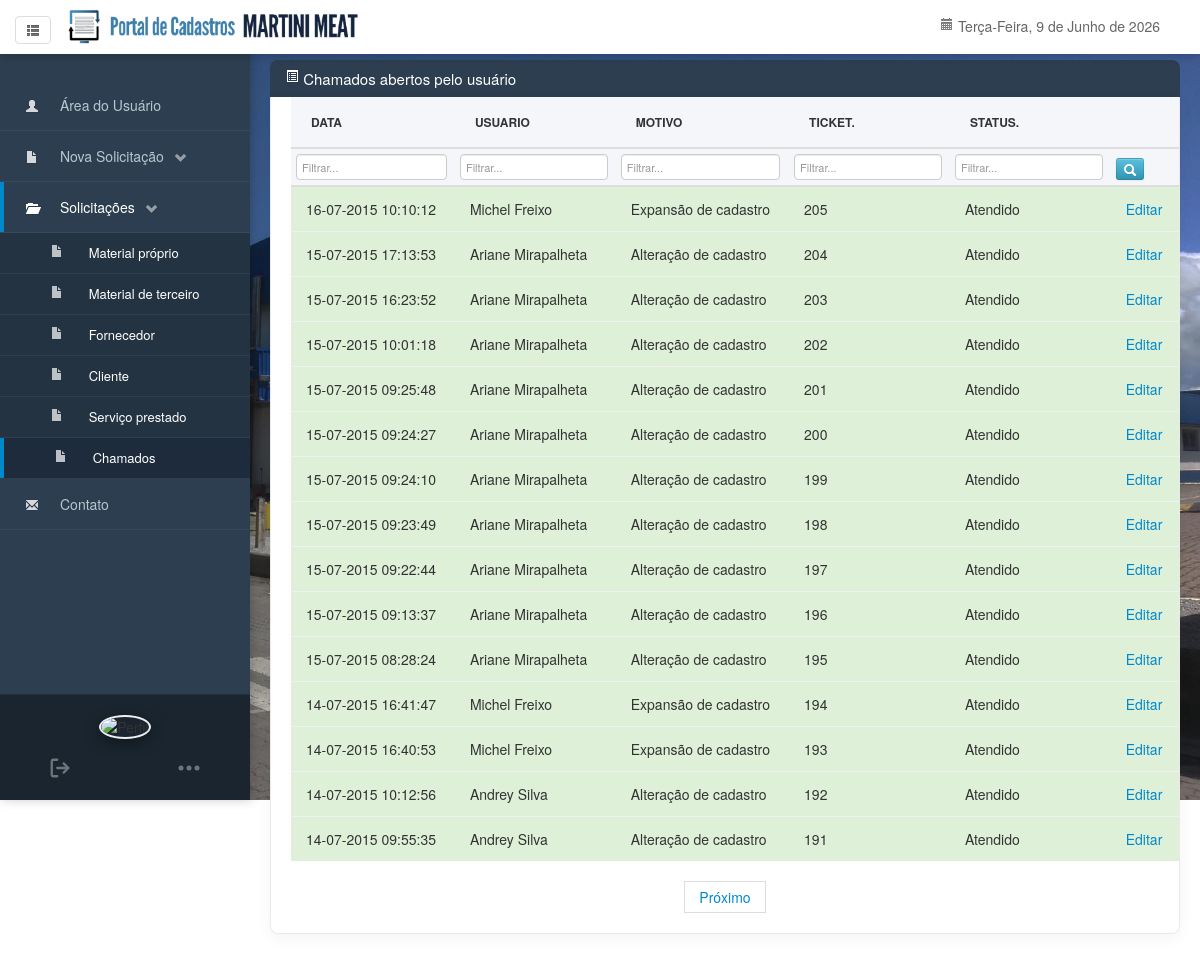
The app's page /listacontact/listagemadm.php?a=erro (signed in) with its own data.
### tables this page shows
CREATE TABLE `contact` (
  `data` varchar(40) NOT NULL,
  `ticket` int(40) NOT NULL AUTO_INCREMENT,
  `solicitante` varchar(200) NOT NULL,
  `motivo` varchar(200) NOT NULL,
  `mensagem` varchar(500) NOT NULL,
  `status` varchar(200) NOT NULL DEFAULT 'Pendente',
  `comentario` varchar(500) NOT NULL,
  PRIMARY KEY (`ticket`)
);

### src/listacontact/listagemadm.php (the view, shortened to what this page needs)
<!DOCTYPE html>
<html lang="pt-br">
<html>
<head>
<link href="../css/bootstrap.css" rel="stylesheet">
<link href="../css/bootstrap-responsive.css" rel="stylesheet">
<link href="../css/style.css" rel="stylesheet" rel="stylesheet">
</head>
<body>
<?php
$pagina = $_GET['pag'];
if(!$pagina) { $pagina = 1;}
$limite = 15;
$inicio = ($pagina * $limite) - $limite;
$filtro_sql = "";
$url_filtros = "";
$sql = "SELECT * FROM contact  WHERE 1=1 $filtro_sql ORDER BY ticket DESC LIMIT $inicio,$limite";
$resultado = mysql_query($sql);
$consulta = mysql_query("SELECT * FROM contact  WHERE 1=1 $filtro_sql ORDER BY ticket DESC");
$total_registros = mysql_num_rows($consulta);
$total_paginas = Ceil($total_registros / $limite);
?>
<?php include($_SERVER['DOCUMENT_ROOT'] . '/navbar.php'); ?>
<div class="row-fluid">
<?php include($_SERVER['DOCUMENT_ROOT'] . '/sidebar.php'); ?>
<div class="span12 main-content" id="page-content-wrapper">
<div class="section">
  <p><i class="icon-list-alt icon-white"></i> Chamados abertos pelo usuário</p>
  <div class="cadform">
    <div class="container-fluid" style="background-color: #ffffff; border-radius: 10px; box-shadow: 0 4px 15px rgba(0,0,0,0.05); padding: 15px 20px; margin-bottom: 0px; border: 1px solid #eaeaea;">
<form method="GET" action="">
<div class="table-responsive">
<table class="table table-hover table-condensed table-custom" style="width: 100% !important; margin: 0 !important;" style="width: 100% !important; margin: 0 !important;">
<thead>
<tr>
<th>Data</th>
  <th>Usuario</th>
  <th>Motivo</th>
  <th>Ticket.</th>
  <th>Status.</th>
  <th></th>
</tr>
<tr class="filters">
  <th style="padding: 5px !important;"><input type="text" name="f_data" value="<?php echo isset($_GET['f_data']) ? htmlspecialchars($_GET['f_data']) : ''; ?>" style="width: 90%; margin: 0; padding: 2px 5px; font-size: 11px; font-weight: normal; border-radius: 4px; border: 1px solid #ccc; background: #fff;" placeholder="Filtrar..."></th>
  <th style="padding: 5px !important;"><input type="text" name="f_solicitante" value="<?php echo isset($_GET['f_solicitante']) ? htmlspecialchars($_GET['f_solicitante']) : ''; ?>" style="width: 90%; margin: 0; padding: 2px 5px; font-size: 11px; font-weight: normal; border-radius: 4px; border: 1px solid #ccc; background: #fff;" placeholder="Filtrar..."></th>
  <th style="padding: 5px !important;"><input type="text" name="f_motivo" value="<?php echo isset($_GET['f_motivo']) ? htmlspecialchars($_GET['f_motivo']) : ''; ?>" style="width: 90%; margin: 0; padding: 2px 5px; font-size: 11px; font-weight: normal; border-radius: 4px; border: 1px solid #ccc; background: #fff;" placeholder="Filtrar..."></th>
  <th style="padding: 5px !important;"><input type="text" name="f_ticket" value="<?php echo isset($_GET['f_ticket']) ? htmlspecialchars($_GET['f_ticket']) : ''; ?>" style="width: 90%; margin: 0; padding: 2px 5px; font-size: 11px; font-weight: normal; border-radius: 4px; border: 1px solid #ccc; background: #fff;" placeholder="Filtrar..."></th>
  <th style="padding: 5px !important;"><input type="text" name="f_status" value="<?php echo isset($_GET['f_status']) ? htmlspecialchars($_GET['f_status']) : ''; ?>" style="width: 90%; margin: 0; padding: 2px 5px; font-size: 11px; font-weight: normal; border-radius: 4px; border: 1px solid #ccc; background: #fff;" placeholder="Filtrar..."></th>
  <th style="padding: 5px !important; text-align: center;"><button type="submit" class="btn btn-mini btn-info" style="margin-top: 0px;"><i class="icon-search icon-white" style="margin-top: -1px; vertical-align: middle;"></i></button></th>
</tr>
</thead>
<tbody>
<?php
while ($linha = mysql_fetch_assoc($resultado))
{
$ticket=$linha['ticket'];
if ($linha['status'] == 'Atendido') {
echo '<tr class="success">';
echo '<td>'.$linha['data'].'</td>';
echo '<td>'.$linha['solicitante'].'</td>';
echo '<td>'.$linha['motivo'].'</td>';
echo '<td>'.$linha['ticket'].'</td>';
echo '<td>'.$linha['status'].'</td>';
echo '<td><a href="../listacontact/alteraradm.php?ticket='.$ticket.'">Editar</a></td>';
echo '</tr>';
}
}
?>
</tbody>
</table>
</div>
</form>
<ul class="pager">
<li>
<?
if    (($pagina == $total_paginas) and ($pagina > 1)) {
echo "<a href=../listacontact/listagemadm.php?pag=".($pagina-1)."$url_filtros>Anterior</a>";
        }
elseif (($pagina == 1) and ($pagina < $total_paginas))
{
echo "<a href=../listacontact/listagemadm.php?pag=".($pagina+1)."$url_filtros>Próximo</a>";
        }
elseif (($pagina > 1) and ($pagina < $total_paginas)) {
echo "<a href=../listacontact/listagemadm.php?pag=".($pagina-1)."$url_filtros>Anterior</a>";
echo "<a href=../listacontact/listagemadm.php?pag=".($pagina+1)."$url_filtros>Próximo</a>";
}
elseif (($pagina == 1) and ($pagina == $total_paginas)) {
echo "";
        }
else {
  echo "";
}
?>
</li>
</ul>
</div>
</div>
</div>
</div>
</div>
</html>

### src/css/style.css (style rules this page uses)
.cadform { padding: 40px; box-sizing: border-box; width: 100%; background-color: #ffffff; }
form { padding-left: 20px; }
thead { color: #ffffff; }
p { margin-left: 0.5cm; }
.section > p { font-size: 15px; background: #2c3e50; color: #FFFFFF; padding: 8px 15px; margin: 0; overflow: hidden; border-radius: 4px 4px 0 0; }
body { padding-top: 60px; background: url(../img/intro-bg.jpg); background-attachment: fixed; background-repeat: no-repeat; background-size: 100%; }
#page-content-wrapper { margin-left: 250px; width: auto !important; float: none !important; transition: all 0.3s cubic-bezier(0.25, 0.8, 0.25, 1); padding: 0px 20px 20px 20px; }
body { overflow-x: hidden; }
.main-content { background-color: transparent; }

### src/listacontact/listagemadm.php (style rules this page uses)
.section > p { margin-bottom: 0 !important; border-top-left-radius: 8px; border-top-right-radius: 8px; padding: 8px 15px !important; }
.cadform { background-color: #ffffff !important; border-bottom-left-radius: 8px; border-bottom-right-radius: 8px; box-shadow: 0 4px 15px rgba(0,0,0,0.05); padding: 0px !important; border: 1px solid #eaeaea; border-top: none !important; }
.cadform .container-fluid { padding: 0 !important; border: none !important; box-shadow: none !important; background: transparent !important; }
.cadform .table-responsive { padding: 0px; margin: 0; width: 100%; overflow-x: auto; }
.table-custom { width: 100% !important; max-width: 100% !important; margin: 0 !important; background-color: transparent; border-collapse: collapse; border: none !important; }
.table-custom th { background-color: #f4f6f9 !important; color: #333 !important; font-weight: 600 !important; text-transform: uppercase; font-size: 12px; padding: 15px 20px !important; border-bottom: 2px solid #ddd !important; text-align: left !important; border-top: none !important; white-space: nowrap; }
.table-custom td { padding: 12px 15px !important; vertical-align: middle !important; text-align: left !important; border-top: 1px solid #f0f0f0 !important; white-space: nowrap; }

### records on screen
contact: data "16-07-2015 10:10:12", solicitante "Michel Freixo", motivo "Expansão de cadastro", ticket "205", status "Atendido"
contact: data "15-07-2015 17:13:53", solicitante "Ariane Mirapalheta", motivo "Alteração de cadastro", ticket "204", status "Atendido"
contact: data "15-07-2015 16:23:52", solicitante "Ariane Mirapalheta", motivo "Alteração de cadastro", ticket "203", status "Atendido"
contact: data "15-07-2015 10:01:18", solicitante "Ariane Mirapalheta", motivo "Alteração de cadastro", ticket "202", status "Atendido"
contact: data "15-07-2015 09:25:48", solicitante "Ariane Mirapalheta", motivo "Alteração de cadastro", ticket "201", status "Atendido"
contact: data "15-07-2015 09:24:27", solicitante "Ariane Mirapalheta", motivo "Alteração de cadastro", ticket "200", status "Atendido"
contact: data "15-07-2015 09:24:10", solicitante "Ariane Mirapalheta", motivo "Alteração de cadastro", ticket "199", status "Atendido"
contact: data "15-07-2015 09:23:49", solicitante "Ariane Mirapalheta", motivo "Alteração de cadastro", ticket "198", status "Atendido"
contact: data "15-07-2015 09:22:44", solicitante "Ariane Mirapalheta", motivo "Alteração de cadastro", ticket "197", status "Atendido"
contact: data "15-07-2015 09:13:37", solicitante "Ariane Mirapalheta", motivo "Alteração de cadastro", ticket "196", status "Atendido"
contact: data "15-07-2015 08:28:24", solicitante "Ariane Mirapalheta", motivo "Alteração de cadastro", ticket "195", status "Atendido"
contact: data "14-07-2015 16:41:47", solicitante "Michel Freixo", motivo "Expansão de cadastro", ticket "194", status "Atendido"
contact: data "14-07-2015 16:40:53", solicitante "Michel Freixo", motivo "Expansão de cadastro", ticket "193", status "Atendido"
contact: data "14-07-2015 10:12:56", solicitante "Andrey Silva", motivo "Alteração de cadastro", ticket "192", status "Atendido"
contact: data "14-07-2015 09:55:35", solicitante "Andrey Silva", motivo "Alteração de cadastro", ticket "191", status "Atendido"
